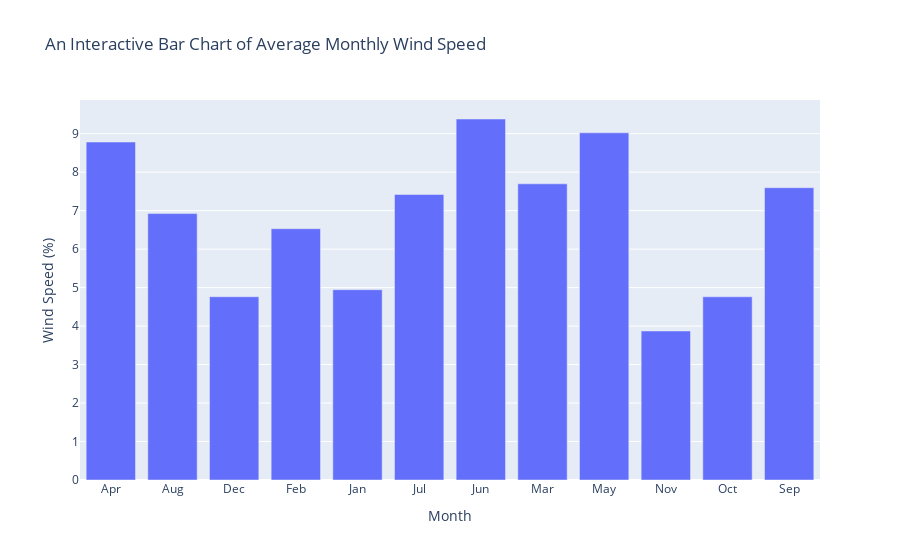

The code cell stored with this chart in its notebook:
### Code cell
fig = px.bar(
    x= monthly_avg.index,
    y= monthly_avg.values,
    labels = {'x': 'Month', 'y': 'Wind Speed (%)'}, #naming the axes
    title = 'An Interactive Bar Chart of Average Monthly Wind Speed' #Title of the chart
)
fig.show() #to display the graph plotted

### Figure 1 — Plotly figure (JSON) as saved in the notebook; plotly's stock layout.template omitted (floating-point values rounded to 4 significant figures)
{"data": [{"alignmentgroup": "True", "hovertemplate": "Month=%{x}<br>Wind Speed (%)=%{y}<extra></extra>", "legendgroup": "", "marker": {"color": "#636efa", "pattern": {"shape": ""}}, "name": "", "offsetgroup": "", "orientation": "v", "showlegend": false, "textposition": "auto", "type": "bar", "x": ["Apr", "Aug", "Dec", "Feb", "Jan", "Jul", "Jun", "Mar", "May", "Nov", "Oct", "Sep"], "xaxis": "x", "y": [8.783, 6.924, 4.762, 6.531, 4.945, 7.419, 9.382, 7.697, 9.023, 3.873, 4.761, 7.596], "yaxis": "y"}], "layout": {"autosize": true, "barmode": "relative", "legend": {"tracegroupgap": 0}, "title": {"text": "An Interactive Bar Chart of Average Monthly Wind Speed"}, "xaxis": {"anchor": "y", "autorange": true, "domain": [0, 1], "range": [-0.5, 11.5], "title": {"text": "Month"}, "type": "category"}, "yaxis": {"anchor": "x", "autorange": true, "domain": [0, 1], "range": [0, 9.875], "title": {"text": "Wind Speed (%)"}, "type": "linear"}}}
